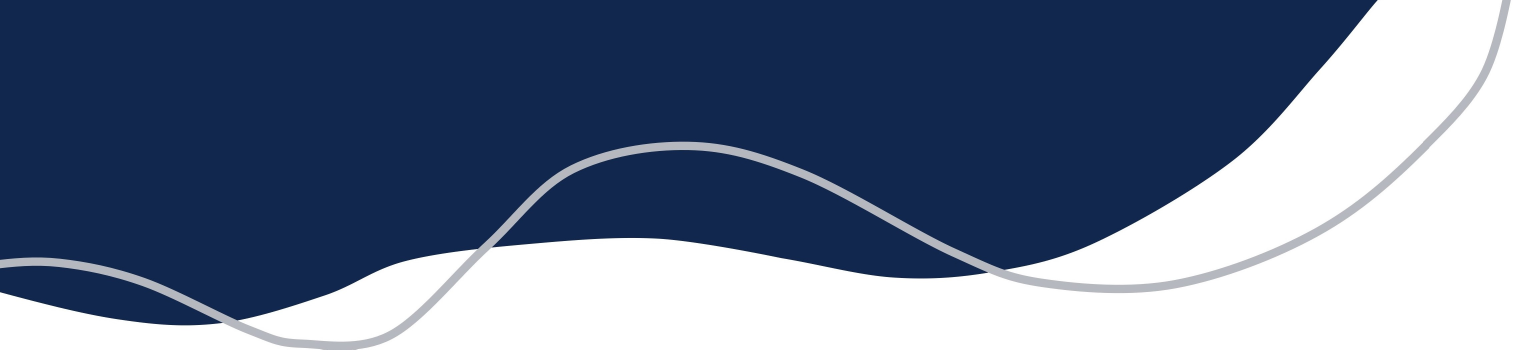
#> input picture Web技术-郭玉臣/实验2/source/decoration1.jpg, 4543 x 1048 px (shown at 1/3 size)
$ python -i feature_extract.py   (imports and definitions only)
#> lines starting #> are read from the running program, lines starting #| are printed output that depends on the picture
import numpy as np
import cv2
import csv
import os
import matplotlib
from skimage.feature import hog

# [24 lines left out: function convert2Hog, not called in this run]


def convert2Hsv(data):
    ans = np.zeros((data.shape[0], 30), float)
    for i in range(data.shape[0]):
        if i % 1000 == 0:
            print(f'converting to HSV: {i}/{data.shape[0]}')

        bins = np.linspace(0, 255, 10 + 1)
        hsv = matplotlib.colors.rgb_to_hsv(data[i] / 255) * 255

        imhist, bin_edges = np.histogram(hsv[:, :, 0], bins=bins, density=True)
        hsv_feature = imhist * np.diff(bin_edges)

        imhist, bin_edges = np.histogram(hsv[:, :, 1], bins=bins, density=True)
        imhist = imhist * np.diff(bin_edges)
        hsv_feature = np.hstack((hsv_feature, imhist))

        imhist, bin_edges = np.histogram(hsv[:, :, 2], bins=bins, density=True)
        imhist = imhist * np.diff(bin_edges)
        hsv_feature = np.hstack((hsv_feature, imhist))

        ans[i] = hsv_feature

    return ans

# [46 lines left out: functions load, get_feature, not called in this run]

>>> import cv2
>>> picture = cv2.imread('../../../Web技术-郭玉臣/实验2/source/decoration1.jpg', cv2.IMREAD_GRAYSCALE)
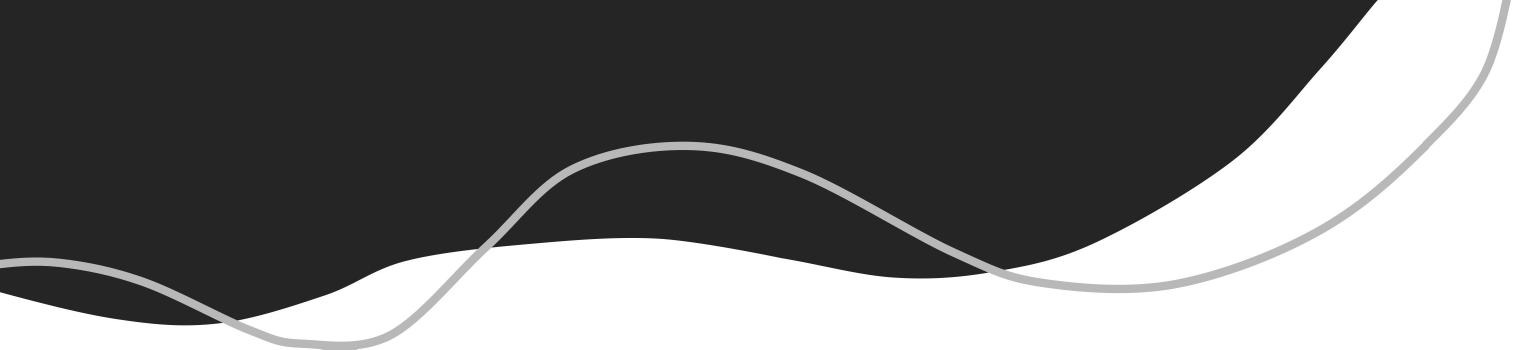
#> picture: shape (1048, 4543) (shown at 1/3 size); min 12, max 255, mean 115.1
#> (the run stopped early here; a loop or call above may not have finished)

$ run again, on Web技术-郭玉臣/实验2/source/decoration2.jpg
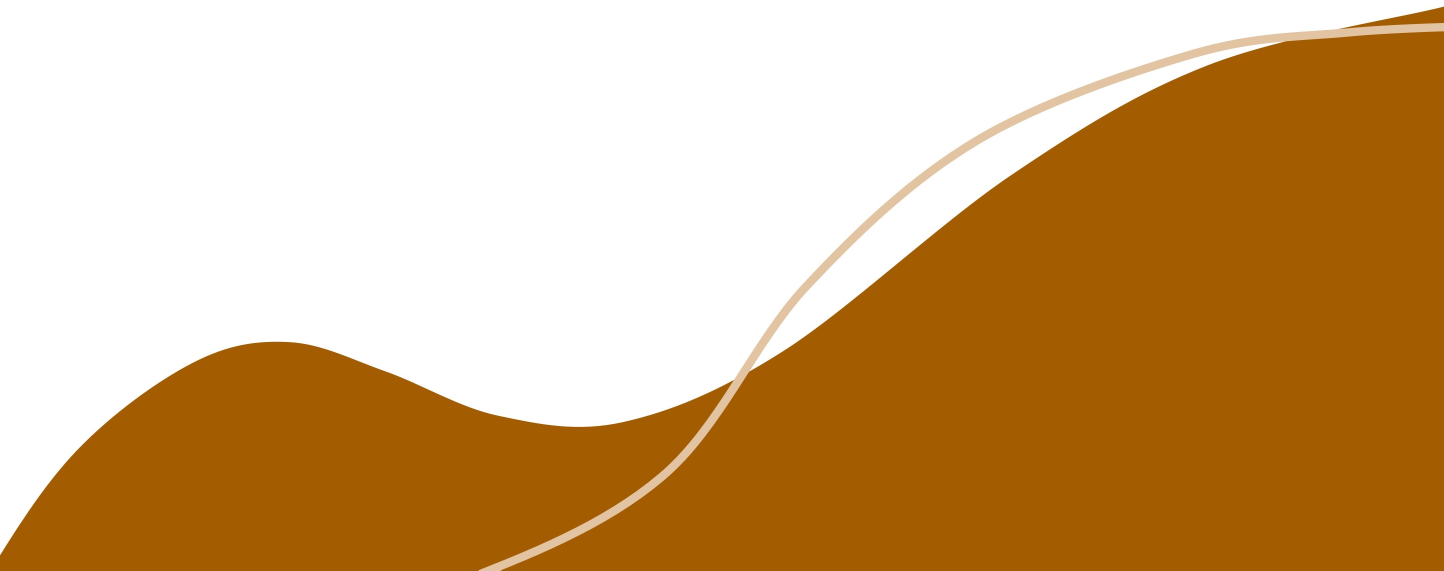
#> input picture Web技术-郭玉臣/实验2/source/decoration2.jpg, 4332 x 1711 px (shown at 1/3 size)
#> `picture = cv2.imread('../../../Web技术-郭玉臣/实验2/source/decoration1.jpg', ..`:
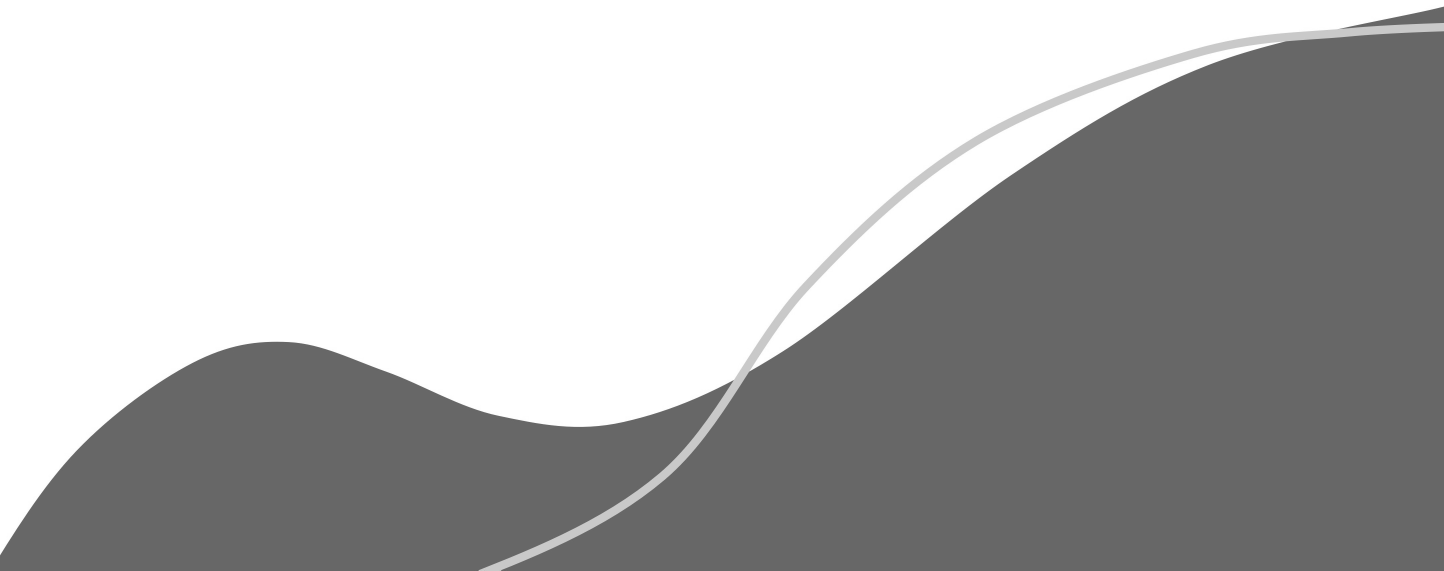
#> picture: shape (1711, 4332) (shown at 1/3 size); min 82, max 255, mean 177.5
